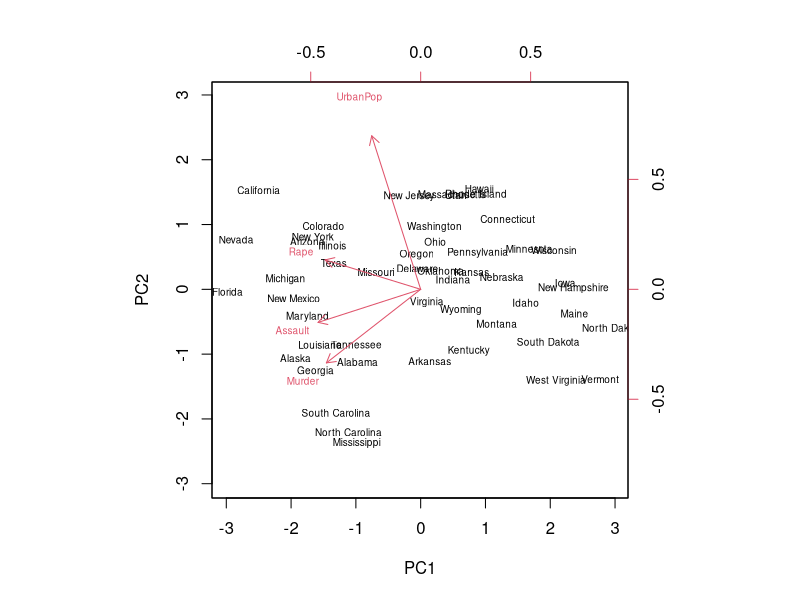
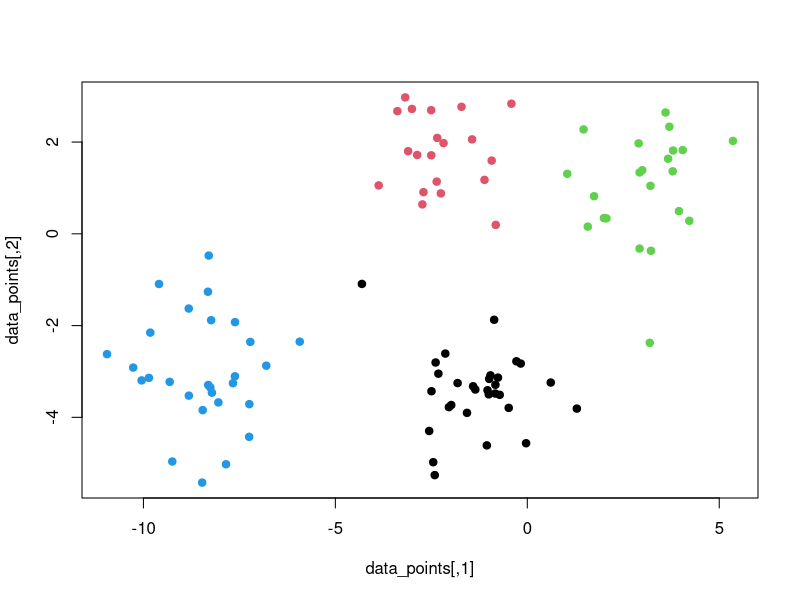
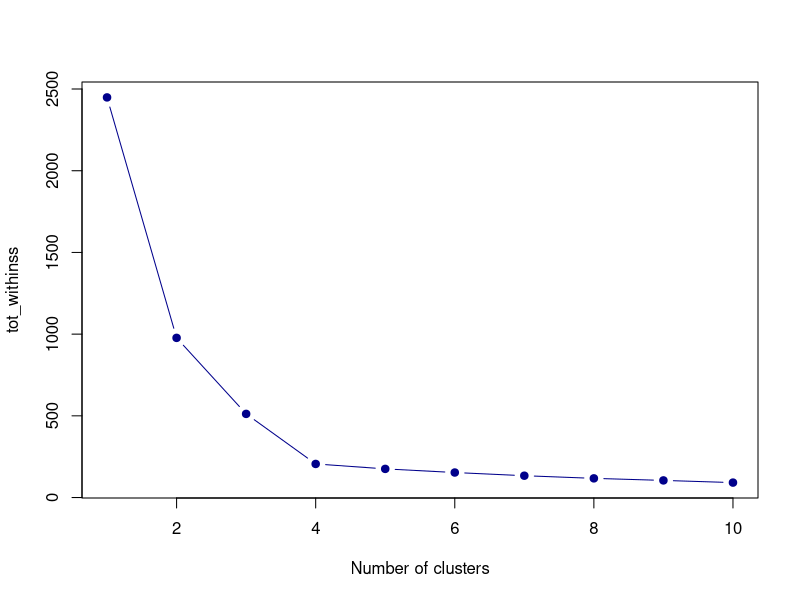
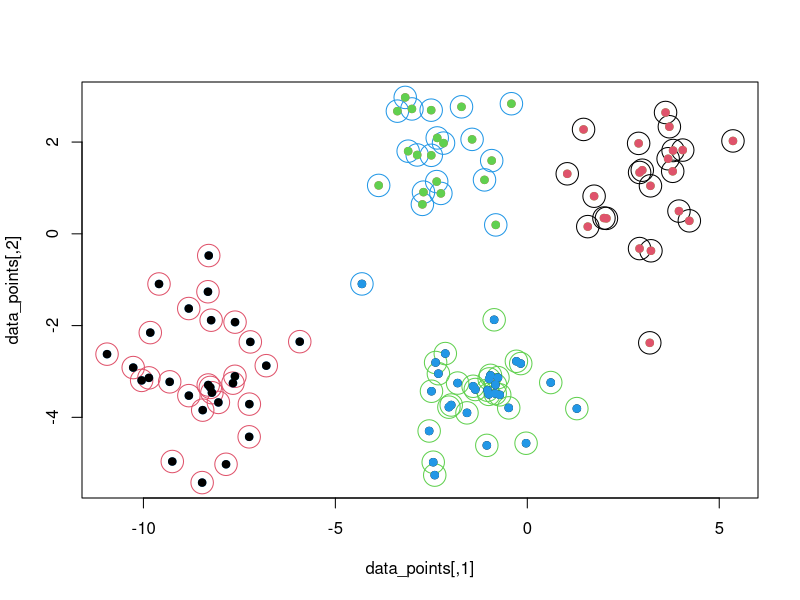

R code for these plots, in order:
## ---- chunk 1
require(dplyr)
## ---- chunk 2
data("USArrests")
glimpse(USArrests)
## ---- chunk 3
apply(USArrests, 2, mean)
apply(USArrests, 2, var)
## ---- chunk 4
pca_res <- prcomp(USArrests, scale = TRUE)
pca_res
## ---- chunk 5
biplot(pca_res, scale = 0, cex = 0.6)
## ---- chunk 6
set.seed(111)
data_points <- matrix(rnorm(100*2), 100, 2) #To generate 100 pairs of data points

#We will now generate 4 pairs of means to represent 4 clusters
means <- matrix(rnorm(8, sd = 4), 4, 2)

#Assigning each pair to a cluster and then shifting the point by the corresponding cluster mean value
cluster_assign <- sample(1:4, 100, replace = T)

data_points <- data_points + means[cluster_assign, ]

#Visualizing the data
plot(data_points, col = cluster_assign, pch = 19)
## ---- chunk 7
tot_withinss <- rep(0,10)
for(k in 1:10)
{
  kmeans_res <- kmeans(data_points, centers = k, nstart = 25)
  tot_withinss[k] <- kmeans_res$tot.withinss
}

plot(x = seq(1,10, by = 1), y = tot_withinss, type = 'b', pch = 19, col = "darkblue", xlab = "Number of clusters")
## ---- chunk 8
kmeans_out <- kmeans(data_points, centers = 4, nstart = 20)
kmeans_out
## ---- chunk 9
plot(data_points, col = kmeans_out$cluster, pch = 1, cex = 3) ##Hollow circles
points(data_points, col = cluster_assign, pch = 19)
points(data_points, col = c(4,3,2,1)[cluster_assign], pch = 19)
## ---- chunk 10

